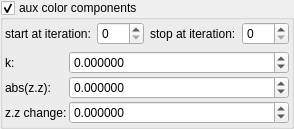
    <widget class="MyGroupBox" name="groupCheck_fold_color_aux_color_enabled_false">
     <property name="title">
      <string>aux color components&amp;</string>
     </property>
     <property name="checkable">
      <bool>true</bool>
     </property>
     <layout class="QVBoxLayout" name="verticalLayout_5">
      <property name="leftMargin">
       <number>2</number>
      </property>
      <property name="topMargin">
       <number>2</number>
      </property>
      <property name="rightMargin">
       <number>2</number>
      </property>
      <property name="bottomMargin">
       <number>2</number>
      </property>
      <item>
       <layout class="QHBoxLayout" name="horizontalLayout_27" stretch="0,1,0,1">
        <item>
         <widget class="QLabel" name="label_109">
          <property name="text">
           <string>start at iteration:</string>
          </property>
         </widget>
        </item>
        <item>
         <widget class="MySpinBox" name="spinboxInt_fold_color_start_iterations_A">
          <property name="sizePolicy">
           <sizepolicy hsizetype="Minimum" vsizetype="Maximum">
            <horstretch>0</horstretch>
            <verstretch>0</verstretch>
           </sizepolicy>
          </property>
          <property name="minimum">
           <number>0</number>
          </property>
          <property name="maximum">
           <number>999</number>
          </property>
          <property name="value">
           <number>0</number>
          </property>
         </widget>
        </item>
        <item>
         <widget class="QLabel" name="label_82">
          <property name="text">
           <string>stop at iteration:</string>
          </property>
         </widget>
        </item>
        <item>
         <widget class="MySpinBox" name="spinboxInt_fold_color_stop_iterations_A">
          <property name="sizePolicy">
           <sizepolicy hsizetype="Preferred" vsizetype="Maximum">
            <horstretch>0</horstretch>
            <verstretch>0</verstretch>
           </sizepolicy>
          </property>
          <property name="maximum">
           <number>999</number>
          </property>
         </widget>
        </item>
       </layout>
      </item>
      <item>
       <layout class="QGridLayout" name="gridLayout_16" columnstretch="0,1">
        <property name="spacing">
         <number>2</number>
        </property>
        <item row="2" column="0">
         <widget class="QLabel" name="label_33">
          <property name="text">
           <string>z.z change:</string>
          </property>
         </widget>
        </item>
        <item row="0" column="0">
         <widget class="QLabel" name="label_31">
          <property name="text">
           <string>k:</string>
          </property>
         </widget>
        </item>
        <item row="1" column="1">
         <widget class="MyDoubleSpinBox" name="spinbox4_fold_color_difs_0000_y">
          <property name="sizePolicy">
           <sizepolicy hsizetype="Minimum" vsizetype="Maximum">
            <horstretch>0</horstretch>
            <verstretch>0</verstretch>
           </sizepolicy>
          </property>
          <property name="prefix">
           <string/>
          </property>
          <property name="suffix">
           <string/>
          </property>
          <property name="decimals">
           <number>6</number>
          </property>
          <property name="minimum">
           <double>-100.000000000000000</double>
          </property>
          <property name="maximum">
           <double>100.000000000000000</double>
          </property>
          <property name="singleStep">
           <double>0.100000000000000</double>
          </property>
         </widget>
        </item>
        <item row="2" column="1">
         <widget class="MyDoubleSpinBox" name="spinbox4_fold_color_difs_0000_z">
          <property name="sizePolicy">
           <sizepolicy hsizetype="Minimum" vsizetype="Maximum">
            <horstretch>0</horstretch>
            <verstretch>0</verstretch>
           </sizepolicy>
          </property>
          <property name="prefix">
           <string/>
          </property>
          <property name="suffix">
           <string/>
          </property>
          <property name="decimals">
           <number>6</number>
          </property>
          <property name="minimum">
           <double>-100.000000000000000</double>
          </property>
          <property name="maximum">
           <double>100.000000000000000</double>
          </property>
          <property name="singleStep">
           <double>0.100000000000000</double>
          </property>
         </widget>
        </item>
        <item row="1" column="0">
         <widget class="QLabel" name="label_39">
          <property name="text">
           <string>abs(z.z):</string>
          </property>
         </widget>
        </item>
        <item row="0" column="1">
         <widget class="MyDoubleSpinBox" name="spinbox4_fold_color_difs_0000_x">
          <property name="sizePolicy">
           <sizepolicy hsizetype="Minimum" vsizetype="Maximum">
            <horstretch>0</horstretch>
            <verstretch>0</verstretch>
           </sizepolicy>
          </property>
          <property name="prefix">
           <string/>
          </property>
          <property name="suffix">
           <string/>
          </property>
          <property name="decimals">
           <number>6</number>
          </property>
          <property name="minimum">
           <double>-100.000000000000000</double>
          </property>
          <property name="maximum">
           <double>100.000000000000000</double>
          </property>
          <property name="singleStep">
           <double>0.100000000000000</double>
          </property>
         </widget>
        </item>
       </layout>
      </item>
     </layout>
    </widget>
